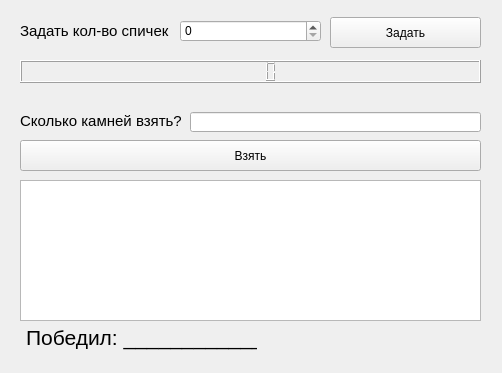
<?xml version="1.0" encoding="UTF-8"?>
<ui version="4.0">
 <class>Form</class>
 <widget class="QWidget" name="Form">
  <property name="geometry">
   <rect>
    <x>0</x>
    <y>0</y>
    <width>502</width>
    <height>373</height>
   </rect>
  </property>
  <property name="windowTitle">
   <string>Псевдоним. Возвращение</string>
  </property>
  <widget class="QLabel" name="label">
   <property name="geometry">
    <rect>
     <x>20</x>
     <y>20</y>
     <width>161</width>
     <height>21</height>
    </rect>
   </property>
   <property name="font">
    <font>
     <pointsize>11</pointsize>
    </font>
   </property>
   <property name="text">
    <string>Задать кол-во спичек</string>
   </property>
  </widget>
  <widget class="QSpinBox" name="spinBox">
   <property name="geometry">
    <rect>
     <x>180</x>
     <y>20</y>
     <width>141</width>
     <height>22</height>
    </rect>
   </property>
  </widget>
  <widget class="QPushButton" name="pushButton">
   <property name="geometry">
    <rect>
     <x>330</x>
     <y>17</y>
     <width>151</width>
     <height>31</height>
    </rect>
   </property>
   <property name="text">
    <string>Задать</string>
   </property>
  </widget>
  <widget class="QLCDNumber" name="lcdNumber">
   <property name="geometry">
    <rect>
     <x>20</x>
     <y>60</y>
     <width>461</width>
     <height>23</height>
    </rect>
   </property>
  </widget>
  <widget class="QLabel" name="label_2">
   <property name="geometry">
    <rect>
     <x>20</x>
     <y>110</y>
     <width>161</width>
     <height>21</height>
    </rect>
   </property>
   <property name="font">
    <font>
     <pointsize>11</pointsize>
    </font>
   </property>
   <property name="text">
    <string>Сколько камней взять?</string>
   </property>
  </widget>
  <widget class="QLineEdit" name="lineEdit">
   <property name="geometry">
    <rect>
     <x>190</x>
     <y>112</y>
     <width>291</width>
     <height>20</height>
    </rect>
   </property>
  </widget>
  <widget class="QPushButton" name="pushButton_2">
   <property name="geometry">
    <rect>
     <x>20</x>
     <y>140</y>
     <width>461</width>
     <height>31</height>
    </rect>
   </property>
   <property name="text">
    <string>Взять</string>
   </property>
  </widget>
  <widget class="QLabel" name="label_3">
   <property name="geometry">
    <rect>
     <x>26</x>
     <y>312</y>
     <width>231</width>
     <height>51</height>
    </rect>
   </property>
   <property name="font">
    <font>
     <pointsize>16</pointsize>
    </font>
   </property>
   <property name="text">
    <string>Победил: ____________</string>
   </property>
  </widget>
  <widget class="QLabel" name="label_4">
   <property name="geometry">
    <rect>
     <x>290</x>
     <y>322</y>
     <width>191</width>
     <height>41</height>
    </rect>
   </property>
   <property name="text">
    <string/>
   </property>
  </widget>
  <widget class="QPlainTextEdit" name="plainTextEdit">
   <property name="geometry">
    <rect>
     <x>20</x>
     <y>180</y>
     <width>461</width>
     <height>141</height>
    </rect>
   </property>
  </widget>
 </widget>
 <resources/>
 <connections/>
</ui>
